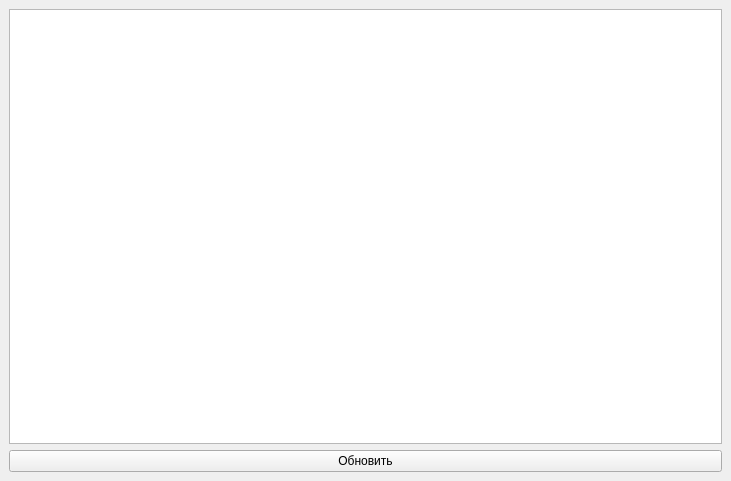
<?xml version="1.0" encoding="UTF-8"?>
<ui version="4.0">
 <class>MainWindow</class>
 <widget class="QMainWindow" name="MainWindow">
  <property name="geometry">
   <rect>
    <x>0</x>
    <y>0</y>
    <width>731</width>
    <height>481</height>
   </rect>
  </property>
  <property name="windowTitle">
   <string>Эспрессо</string>
  </property>
  <widget class="QWidget" name="centralwidget">
   <layout class="QVBoxLayout" name="verticalLayout">
    <item>
     <widget class="QTableWidget" name="tableWidget"/>
    </item>
    <item>
     <widget class="QPushButton" name="pushButton">
      <property name="text">
       <string>Обновить</string>
      </property>
     </widget>
    </item>
   </layout>
  </widget>
 </widget>
 <resources/>
 <connections/>
</ui>
